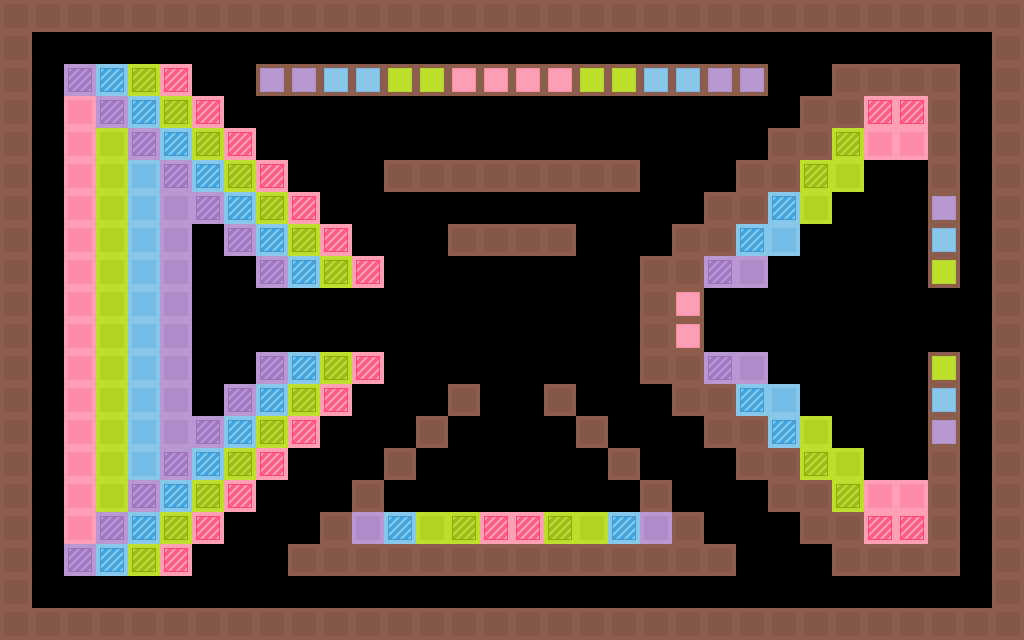

Below is a game level as drawn by its tile map, then a one-line description and the .tmx that defines it (tile-layer data replaced by summaries):
An orthogonal 32x20 tile map with 32x32 px tiles, 1 tile layer (Tiles), 1 hidden layer not drawn.

<map version="1.0" orientation="orthogonal" width="32" height="20" tilewidth="32" tileheight="32">
 <tileset firstgid="1" name="tiles_32x32" tilewidth="32" tileheight="32">
  <image source="../tiles_32x32.png" width="256" height="256" />
  <tile id="0">
   <properties>
    <property name="color" value="red" />
    <property name="destroy" value="true" />
    <property name="name" value="brickRed" />
    <property name="solid" value="true" />
   </properties>
  </tile>
  <tile id="1">
   <properties>
    <property name="color" value="green" />
    <property name="destroy" value="true" />
    <property name="name" value="brickGreen" />
    <property name="solid" value="true" />
   </properties>
  </tile>
  <tile id="2">
   <properties>
    <property name="color" value="blue" />
    <property name="destroy" value="true" />
    <property name="name" value="brickBlue" />
    <property name="solid" value="true" />
   </properties>
  </tile>
  <tile id="3">
   <properties>
    <property name="color" value="purple" />
    <property name="destroy" value="true" />
    <property name="name" value="brickPurple" />
    <property name="solid" value="true" />
   </properties>
  </tile>
  <tile id="8">
   <properties>
    <property name="color" value="red" />
    <property name="effect" value="die" />
    <property name="name" value="dangerRed" />
    <property name="solid" value="true" />
   </properties>
  </tile>
  <tile id="9">
   <properties>
    <property name="color" value="green" />
    <property name="effect" value="die" />
    <property name="name" value="dangerGreen" />
    <property name="solid" value="true" />
   </properties>
  </tile>
  <tile id="10">
   <properties>
    <property name="color" value="blue" />
    <property name="effect" value="die" />
    <property name="name" value="dangerBlue" />
    <property name="solid" value="true" />
   </properties>
  </tile>
  <tile id="11">
   <properties>
    <property name="color" value="purple" />
    <property name="effect" value="die" />
    <property name="name" value="dangerPurple" />
    <property name="solid" value="true" />
   </properties>
  </tile>
  <tile id="16">
   <properties>
    <property name="color" value="red" />
    <property name="effect" value="color" />
    <property name="name" value="colorRed" />
    <property name="solid" value="true" />
   </properties>
  </tile>
  <tile id="17">
   <properties>
    <property name="color" value="green" />
    <property name="effect" value="color" />
    <property name="name" value="colorGreen" />
    <property name="solid" value="true" />
   </properties>
  </tile>
  <tile id="18">
   <properties>
    <property name="color" value="blue" />
    <property name="effect" value="color" />
    <property name="name" value="colorBlue" />
    <property name="solid" value="true" />
   </properties>
  </tile>
  <tile id="19">
   <properties>
    <property name="color" value="purple" />
    <property name="effect" value="color" />
    <property name="name" value="colorPurple" />
    <property name="solid" value="true" />
   </properties>
  </tile>
  <tile id="24">
   <properties>
    <property name="name" value="wallDefault" />
    <property name="solid" value="true" />
   </properties>
  </tile>
 </tileset>
 <layer name="Background" width="32" height="20" visible="0">
  <data>[640 cells, 640 non-empty, 1 distinct tile ids]</data>
 </layer>
 <layer name="Tiles" width="32" height="20">
  <data>[640 cells, 336 non-empty, 13 distinct tile ids]</data>
 </layer>
</map>